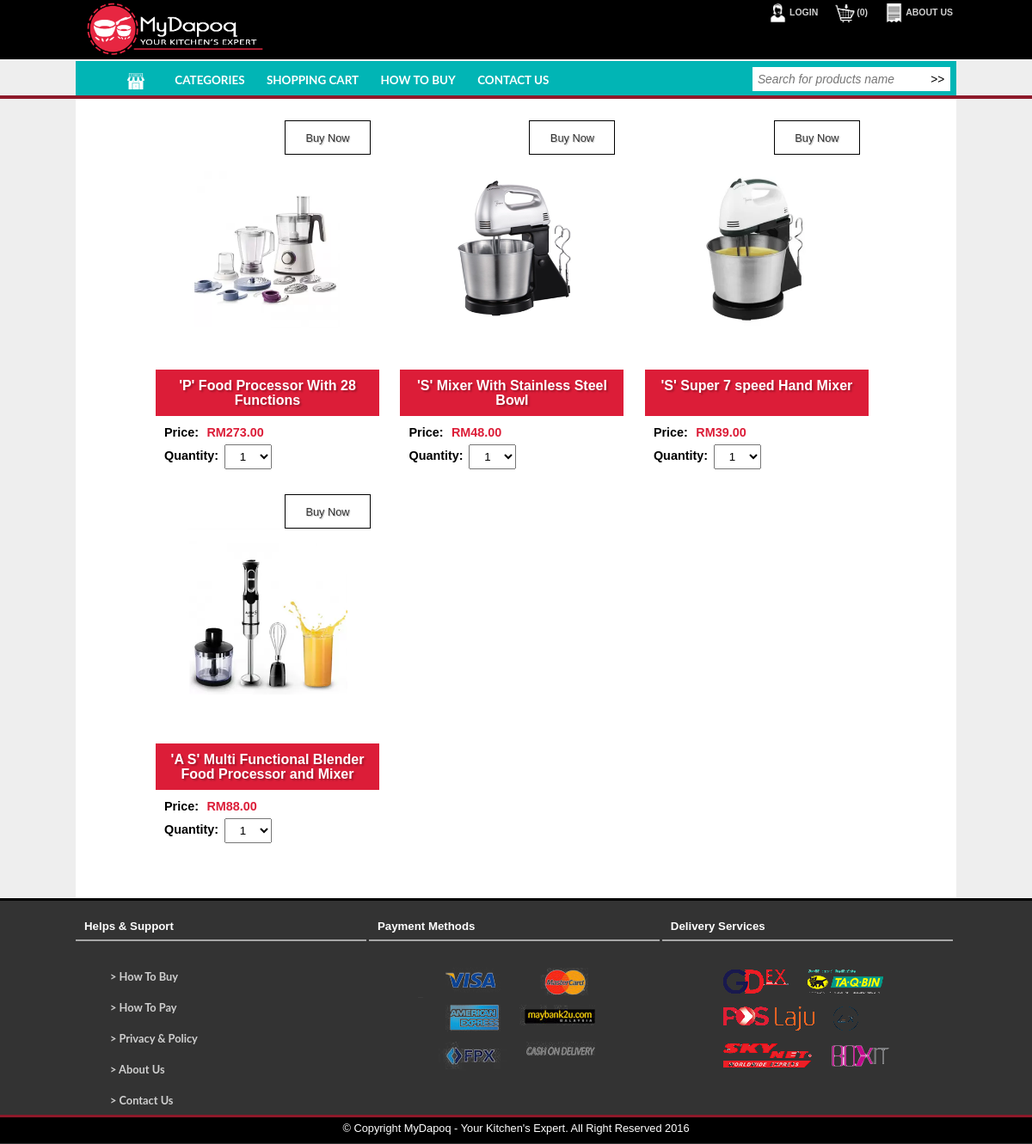
Page /categories.php?cat=1 on the committed database.
### tables this page shows
CREATE TABLE IF NOT EXISTS `products` (
  `id` int(11) NOT NULL,
  `product_code` varchar(10) NOT NULL,
  `product_name` varchar(100) NOT NULL,
  `product_description` text NOT NULL,
  `product_price` double NOT NULL,
  `product_photo` varchar(100) NOT NULL,
  `category` varchar(50) NOT NULL,
  `quantity` int(11) NOT NULL
);

### config.php (called while the page is built, shortened)
<?php
$currency = 'RM';
?>

### categories.php (the view, shortened to what this page needs)
<?php
	include("config.php");
?>
<!DOCTYPE html>
<html>
<head>
	<link href="css/style.css" rel="stylesheet" type="text/css">
</head>
<body>
<header>
<div class="nav-top">
	<?php include('nav-top.php'); ?>
</div>
</header>
<nav>
	<?php include('nav-menu.php'); ?>
</nav>
			<?php include('login_popup.php') ?>
<div class="container">
	<ul class="products">
	<?php
	if (isset($_GET['cat']) && !empty( $_GET['cat'])) {
		if (isset($_GET['cat'])) {
			$id = $_GET['cat'];
			$query = "SELECT * FROM products INNER JOIN category ON products.category = category.id_category WHERE category = '$id' ORDER BY id DESC";
		 	$result = mysqli_query($conn, $query) or die(mysqli_error($conn));
		}
		if(mysqli_num_rows($result) > 0){
	    while($row = mysqli_fetch_assoc($result)){
	?>
		<li>
			<form method="POST" action="update_cart.php">
				<div>
					<button type="submit" class="add_to_cart" >Buy Now</button>
				</div>
				<a href="product.php?id=<?php echo $row['id'];?>">
				<div class="product_photo">
					<img src="images/<?= $row['product_photo'] ?>" width="90%" />
				</div>
				<div class="product_name">
					<h4><?= $row['product_name'] ?></h4>
				</div>
				</a>
				<div class="product_info">
					<label>
						<span>Price:</span>
						<span class="price"><?= $currency.number_format($row['product_price'], 2) ?></span>
					</label>
					<fieldset>
					<label>
						<span>Quantity:</span>
						<select maxLength="2" name="product_quantity"/>
							<option>1</option>
					</label>
					</fieldset>
				</div>
			</form>
       	</li>
<?php
		}
		} else
	 		echo 'Tiada senarai produk';
	}
?>
</ul>
</div>
<footer>
	<?php include('footer.php') ?>
</footer>
</body>
</html>

### css/style.css (style rules this page uses)
body { margin: 0; padding: 0; font-family: Helvetica; background-color: #eee; }
header { background-color: #eee; border-bottom: 4px solid #8d192a; height: 111px; }
.container { background-color: #fff; max-width: 1024px; min-height: 768px; margin: auto; padding-top: 15px; padding-bottom: 45px; }
.nav-top { background-color: #000; font-family: 'Oswald', sans-serif; font-size: 14px; height: 69px; margin: auto; text-decoration: none; list-style-type: none; z-index: 1000; }
nav { background-color: #01B5B5; width: 1024px; height: 40px; margin-top: -63px; margin-right: auto; margin-left: auto; font-size: 1.2em; border-bottom: 4px solid #8d192a; }
ul { list-style-type: none; }
ul.products { padding: 0; margin: 0; max-width: 858px; margin-left: auto; margin-right: auto; }
ul.products li { background: #fff; color: #3d3d3d; display: inline-block; max-width: 240px; padding: 10px 20px; }
ul.products li h4 { background-color: #dc1d38; color: #fff; min-height: 34px; text-align: center; line-height: 17px; margin: -10px -10px 10px -10px; padding: 10px; text-shadow: 2px 2px 2px rgba(0, 0, 0, 0.25); }
ul.products li img { margin-bottom: 7px; }
ul.products li label span { color: #000; width: 80px; padding-top: 10px; font-size: 0.9em; }
ul.products li label span.price { text-align: center; width: 90px; color: #dc1d38; padding: 5px; }
ul.products li fieldset { border: none; padding: 0px 5px 5px 0px; margin: 0; }
ul.products li fieldset label { display: block; margin-bottom: 4px; }
ul.products li fieldset label select { text-align: center; margin-top: 5px; width: 40px; padding: 5px; }
ul.products li fieldset label span { color: #000; width: 70px; float: left; }
ul.products li select { text-align: center; min-width: 55px; }
ul.products li select option { text-align: center; }
ul.products li a { text-decoration: none; color: #fff; }
ul.products li button { float: right; background-color: #fff; color: #333; height: 40px; border: 1.5px solid black; border-radius: 0; }
button, .button { background: #e72641; min-width: 100px; border: none; padding: 10px; display: inline-block; text-align: center; cursor: pointer; text-decoration: none; color: #fff; min-height: 15px; text-shadow: 1px 1px 1px rgba(0, 0, 0, 0.25); border-radius: 3px; font-size: 0.8em; }
.product_photo { text-align: center; box-shadow: 10px; height: 300px; }
.product_info { font-weight: bold; font-size: 1.0em; }
.form select, option { height: 30px; border-radius: 5px; border: 1px solid #ddd; width: 100%; }
footer { height: 283px; background-color: #333; border-top: 3px solid #000; }

### rows in the picture
products: product_photo (picture), product_name "'P' Food Processor With 28 Functions", product_price "273.00"
products: product_photo (picture), product_name "'S' Mixer With Stainless Steel Bowl", product_price "48.00"
products: product_photo (picture), product_name "'S' Super 7 speed Hand Mixer", product_price "39.00"
products: product_photo (picture), product_name "'A S' Multi Functional Blender Food Processor and Mixer", product_price "88.00"

### other values in the picture
$total_cart "0"
